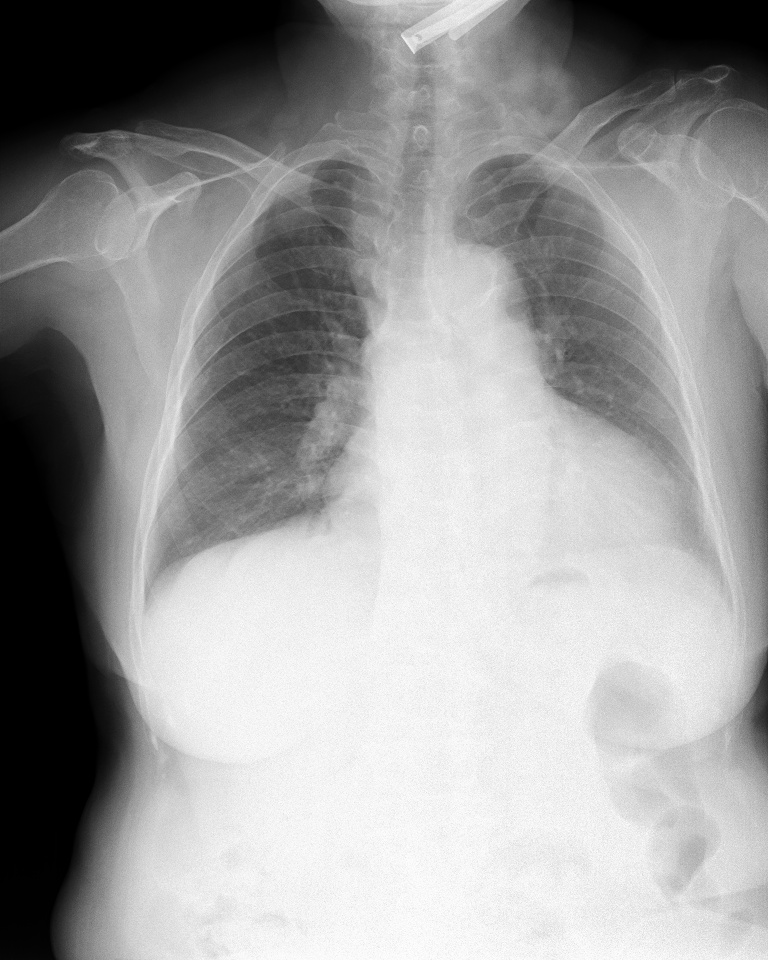
#> input picture Image-Augmentations-Visualize/dataset/051132a778e61a86eb147c7c6f564dfe.jpg, 768 x 960 px
$ python random_translate.py
#> lines starting #> are read from the running program, lines starting #| are printed output that depends on the picture
#> in main, img is the input picture: shape (960, 768, 3); min 0, max 255, mean 155.6
#| img.shape = (960, 768, 3)
### Image-Augmentations-Visualize/src/data_augmentation.py
import random
import numpy as np
import cv2
import os
import sys
from src.utils import clip_bboxes, rotate_img, convert_2_to_4_corners, rotate_bboxes, convert_4_to_2_corners, letterbox_img

class RandomHorizontalFlip_(object):
    '''Radnomly horizontally flip the Image with the probability p.
    Args:
        p: (float) The probability with which the image is flipped.

    Output:
        img: (np.array) The flipped image with shape (HxWxC)
        bboxes: (np.array) The transformed bounding boxe with shape (N, 4)
                N is number of bounding boxes and 4 represents x_min, y_min, x_max, y_max.
        labels: (ndarray) the transformed labels
    '''

    def __init__(self, p):
        self.p = p

    # [28 lines left out: function __call__, not called in this run]


class RandomVerticalFlip_(object):
    '''Radnomly vertical flip the Image with the probability p.
    Args:
        p: (float) The probability with which the image is flipped.

    Output:
        img: (np.array) The flipped image with shape (HxWxC)
        bboxes: (np.array) The transformed bounding boxe with shape (N, 4)
                N is number of bounding boxes and 4 represents x_min, y_min, x_max, y_max.
        labels: (ndarray) the transformed labels
    '''
    def __init__(self, p):
        self.p = p

    # [24 lines left out: function __call__, not called in this run]


class RandomScale(object):
    ''' Randomly scale an image
    Bounding boxes which have an area of less than 25% in the remaining in the
    transformed image is dropped (removed). The resolution is maintained, and the remaining
    area if any is filled by black color.

    Args:
        scale: (float or tuple(float))
               If **float**, the image is scale by a factor from a range (1 - scale, 1 + scale)
               If **typle**, the image is scale by a factor from value specified by the tuple.

        diff: (bool) If False, remain the aspect ratio of image. Otherwise, if True
              the scale of image's height and image's width is not the same.
        p: (float) The probability with which the image is scaled.

    Outputs:
        img: (ndarray) The scaled image with shape (H, W, C)
        bboxes: (ndarray) The transformed bounding boxe with shape (N, 4)
                N is number of bounding boxes and 4 represents x_min, y_min, x_max, y_max.
        labels: (ndarray) the transformed labels
    '''

    # [60 lines left out: functions __init__, __call__, not called in this run]


class Scale(object):
    ''' Scale an image
    Bounding boxes which have an area of less than 25% in the remaining in the
    transformed image is dropped (removed). The resolution is maintained, and the remaining
    area if any is filled by black color.

    Args:
        scale_x: (float) If **float**, the image's width is scale by a factor 1 + scale
        scale_y: (float) If **float**, the image's height is scale by a factor 1 + scale
        p: (float) The probability with which the image is scaled.

    Outputs:
        img: (ndarray) The scaled image with shape (H, W, C)
        bboxes: (ndarray) The transformed bounding boxe with shape (N, 4)
                N is number of bounding boxes and 4 represents x_min, y_min, x_max, y_max.
        labels: (ndarray) the transformed labels
    '''

    # [45 lines left out: functions __init__, __call__, not called in this run]


class RandomTranslate(object):
    ''' Randomly Translates the image
    Bounding boxes which have an area of less tahn 25% in the
    remaining in the transformed image is dropped (removed).
    The resolution is maintained, and the remaining area if any
    is filled by black color.

    Args:
        translate: (float or tuple(float))
                   if **float**, the image is translated by a factor drawn
                   randomly from a range (1 - translate, 1 + translate)
                   if **tuple**, translate is drawn randomly from specified by the tuple.
        diff: (bool) If False, remain the aspect ratio of image. Otherwise, if True
              the scale of image's height and image's width is not the same.
        p: (float) The probability with which the image is translated.

    Output:
        img: (ndarray) The scaled image with shape (H, W, C)
        bboxes: (ndarray) The transformed bounding boxe with shape (N, 4)
                N is number of bounding boxes and 4 represents x_min, y_min, x_max, y_max.
        labels: (ndarray) the transformed labels
    '''

    def __init__(self, translate=0.2, diff=False, p=0.5):
        self.translate = translate
        self.diff = diff
        self.p = p

        if type(self.translate) == tuple:
            assert len(self.translate) == 2, "Invalid range"
            assert self.translate[0] > 0.0 and self.translate[0] < 1.0
            assert self.translate[1] > 0.0 and self.translate[1] < 1.0
        else: # self.translate == float
            assert self.translate > 0.0 and self.translate < 1.0
            self.translate = (- self.translate, self.translate)

    def __call__(self, img, bboxes, labels):
        img = img.copy()
        bboxes = bboxes.copy()
        labels = labels.copy()

        if random.random() < self.p:
            img_shape = img.shape

            #percentage of the dimension of the image to translate
            translate_factor_x = random.uniform(*self.translate)
            translate_factor_y = random.uniform(*self.translate)

            if not self.diff:
                translate_factor_y = translate_factor_x

            # first initialise a black image about the size of our original image.
            canvas = np.zeros(img_shape, dtype = np.uint8)

            '''Translate image'''
            # get the top-left corner co-ordinates of the shifted image.
            corner_x = int(translate_factor_x * img.shape[1])
            corner_y = int(translate_factor_y * img.shape[0])

            # the content's image is maintained after translated
            # img[top : bottom, left : right]
            mask = img[max(0, -corner_y) : min(img_shape[0], img_shape[0] - corner_y),
                       max(0, -corner_x) : min(img_shape[1], img_shape[1] - corner_x)]
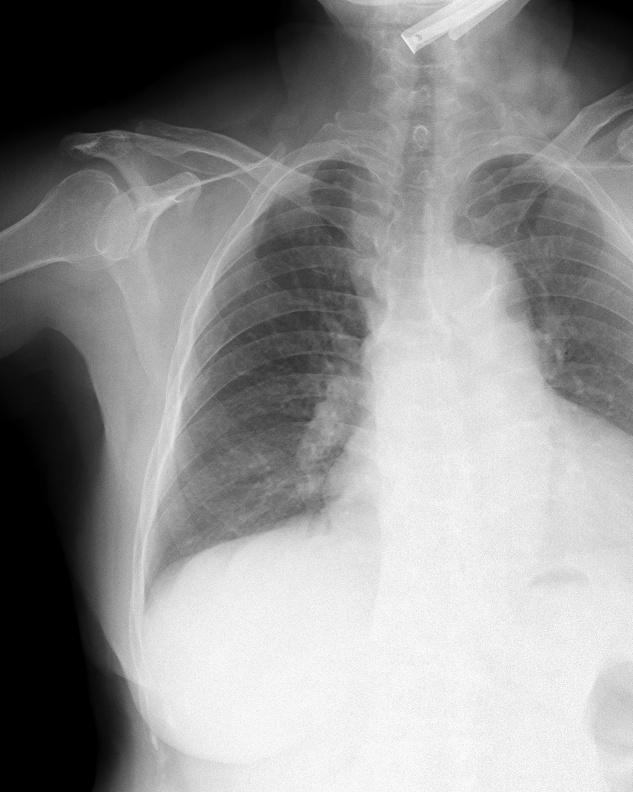
#> mask: shape (792, 633, 3); min 0, max 255, mean 143.7

            # coordinate of translate image (x_min, y_min, x_max, y_max) in canvas
            coord_translate_img = [max(0, corner_x), max(0, corner_y),
                                   min(img_shape[1], img_shape[1] + corner_x), min(img_shape[0], img_shape[0] + corner_y)]

            # add content's image is maintained after translated in canvas
            # canvas[top : bottom, left : right]
            canvas[coord_translate_img[1] : coord_translate_img[3],
                   coord_translate_img[0] : coord_translate_img[2]] = mask
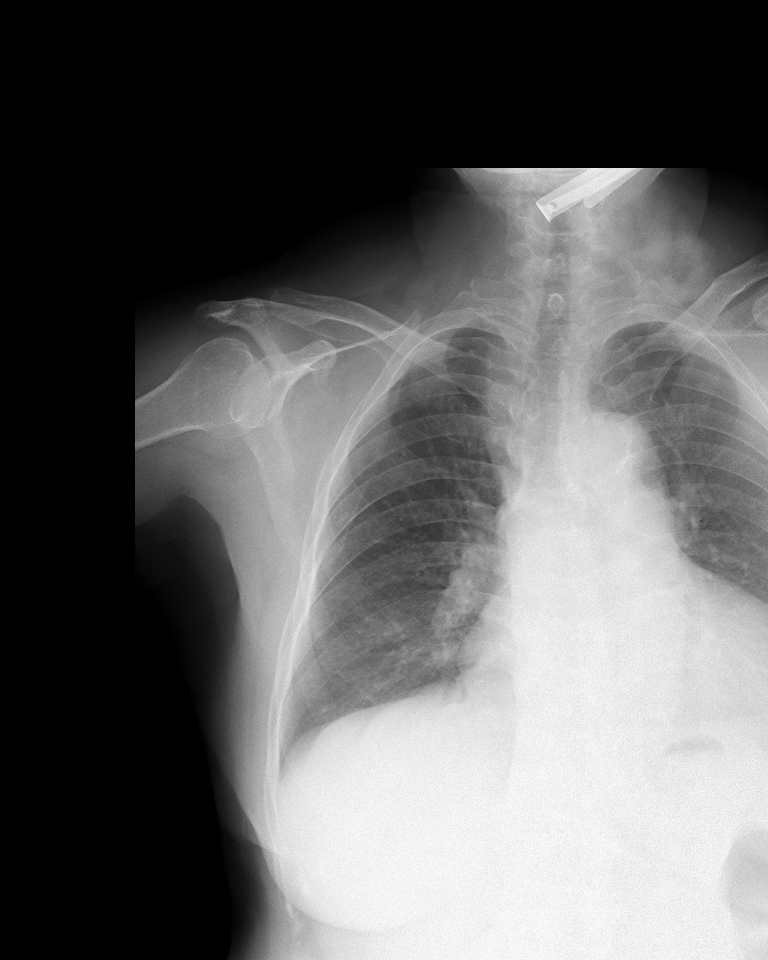
#> canvas: shape (960, 768, 3); min 0, max 255, mean 97.7
            img = canvas

            '''Translate bouding boxes'''
            # each box contain (x_min, y_min, x_max, y_max)
            bboxes[:, :4] += [corner_x, corner_y, corner_x, corner_y]

            bboxes, labels = clip_bboxes(bboxes, clip_box = [0, 0, 1 + img_shape[1], 1 + img_shape[0]], labels = labels,
                                         alpha = 0.25)
#> (the rest of the program and of its run is left out)
